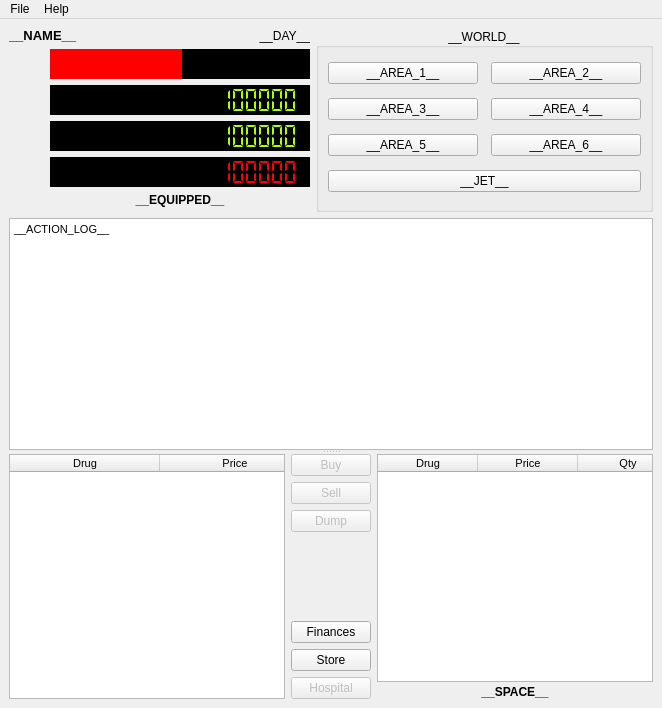
<?xml version="1.0" encoding="UTF-8"?>
<ui version="4.0">
 <class>MainWindow</class>
 <widget class="QMainWindow" name="MainWindow">
  <property name="geometry">
   <rect>
    <x>0</x>
    <y>0</y>
    <width>662</width>
    <height>708</height>
   </rect>
  </property>
  <property name="windowTitle">
   <string>Dope Wars</string>
  </property>
  <widget class="QWidget" name="main_layout">
   <layout class="QVBoxLayout" name="verticalLayout">
    <item>
     <layout class="QHBoxLayout" name="horizontalLayout_2">
      <item>
       <layout class="QVBoxLayout" name="status_layout">
        <property name="bottomMargin">
         <number>5</number>
        </property>
        <item>
         <layout class="QHBoxLayout" name="info_label">
          <item>
           <widget class="QLabel" name="name_label">
            <property name="font">
             <font>
              <pointsize>10</pointsize>
              <weight>75</weight>
              <bold>true</bold>
             </font>
            </property>
            <property name="text">
             <string>__NAME__</string>
            </property>
            <property name="alignment">
             <set>Qt::AlignLeading|Qt::AlignLeft|Qt::AlignVCenter</set>
            </property>
            <property name="margin">
             <number>0</number>
            </property>
           </widget>
          </item>
          <item>
           <widget class="QLabel" name="days_label">
            <property name="font">
             <font>
              <weight>50</weight>
              <bold>false</bold>
             </font>
            </property>
            <property name="text">
             <string>__DAY__</string>
            </property>
            <property name="alignment">
             <set>Qt::AlignRight|Qt::AlignTrailing|Qt::AlignVCenter</set>
            </property>
            <property name="margin">
             <number>0</number>
            </property>
           </widget>
          </item>
         </layout>
        </item>
        <item>
         <layout class="QFormLayout" name="stats_layout">
          <item row="0" column="0">
           <widget class="QLabel" name="health_label">
            <property name="minimumSize">
             <size>
              <width>35</width>
              <height>0</height>
             </size>
            </property>
            <property name="toolTip">
             <string>Health</string>
            </property>
            <property name="text">
             <string/>
            </property>
            <property name="pixmap">
             <pixmap resource="../dopewars.qrc">:/glyph/icons/glyphicons-13-heart.png</pixmap>
            </property>
            <property name="alignment">
             <set>Qt::AlignCenter</set>
            </property>
           </widget>
          </item>
          <item row="0" column="1">
           <widget class="QSlider" name="health_slider">
            <property name="enabled">
             <bool>false</bool>
            </property>
            <property name="minimumSize">
             <size>
              <width>0</width>
              <height>30</height>
             </size>
            </property>
            <property name="styleSheet">
             <string notr="true">QSlider::groove:horizontal {
border-radius: 0px;
}

QSlider::sub-page:horizontal {
background: rgb(255, 0, 0);
height: 30px;
}

QSlider::add-page:horizontal {
background: #000;
height: 30px;
}

QSlider::handle:horizontal {
display: none;
}</string>
            </property>
            <property name="maximum">
             <number>100</number>
            </property>
            <property name="value">
             <number>50</number>
            </property>
            <property name="orientation">
             <enum>Qt::Horizontal</enum>
            </property>
           </widget>
          </item>
          <item row="1" column="0">
           <widget class="QLabel" name="cash_label">
            <property name="minimumSize">
             <size>
              <width>35</width>
              <height>0</height>
             </size>
            </property>
            <property name="toolTip">
             <string>Cash</string>
            </property>
            <property name="text">
             <string/>
            </property>
            <property name="pixmap">
             <pixmap resource="../dopewars.qrc">:/glyph/icons/glyphicons-228-usd.png</pixmap>
            </property>
            <property name="alignment">
             <set>Qt::AlignCenter</set>
            </property>
           </widget>
          </item>
          <item row="1" column="1">
           <widget class="QLCDNumber" name="cash_lcd">
            <property name="minimumSize">
             <size>
              <width>0</width>
              <height>30</height>
             </size>
            </property>
            <property name="styleSheet">
             <string notr="true">QLCDNumber { background-color: #000; color: rgb(170, 255, 0);  }</string>
            </property>
            <property name="smallDecimalPoint">
             <bool>false</bool>
            </property>
            <property name="digitCount">
             <number>18</number>
            </property>
            <property name="segmentStyle">
             <enum>QLCDNumber::Flat</enum>
            </property>
            <property name="intValue" stdset="0">
             <number>123456789</number>
            </property>
           </widget>
          </item>
          <item row="2" column="0">
           <widget class="QLabel" name="bank_label">
            <property name="minimumSize">
             <size>
              <width>35</width>
              <height>0</height>
             </size>
            </property>
            <property name="toolTip">
             <string>Bank Balance</string>
            </property>
            <property name="text">
             <string/>
            </property>
            <property name="pixmap">
             <pixmap resource="../dopewars.qrc">:/glyph/icons/glyphicons-264-bank.png</pixmap>
            </property>
            <property name="alignment">
             <set>Qt::AlignCenter</set>
            </property>
           </widget>
          </item>
          <item row="2" column="1">
           <widget class="QLCDNumber" name="bank_lcd">
            <property name="minimumSize">
             <size>
              <width>0</width>
              <height>30</height>
             </size>
            </property>
            <property name="styleSheet">
             <string notr="true">QLCDNumber { background-color: #000; color: rgb(170, 255, 0); }</string>
            </property>
            <property name="digitCount">
             <number>18</number>
            </property>
            <property name="segmentStyle">
             <enum>QLCDNumber::Flat</enum>
            </property>
            <property name="intValue" stdset="0">
             <number>123456789</number>
            </property>
           </widget>
          </item>
          <item row="3" column="0">
           <widget class="QLabel" name="loan_label">
            <property name="minimumSize">
             <size>
              <width>35</width>
              <height>0</height>
             </size>
            </property>
            <property name="toolTip">
             <string>Loan Balance</string>
            </property>
            <property name="text">
             <string/>
            </property>
            <property name="pixmap">
             <pixmap resource="../dopewars.qrc">:/glyph/icons/glyphicons-459-money.png</pixmap>
            </property>
            <property name="alignment">
             <set>Qt::AlignCenter</set>
            </property>
           </widget>
          </item>
          <item row="3" column="1">
           <widget class="QLCDNumber" name="loan_lcd">
            <property name="minimumSize">
             <size>
              <width>0</width>
              <height>30</height>
             </size>
            </property>
            <property name="styleSheet">
             <string notr="true">QLCDNumber { background-color: #000; color: rgb(255, 0, 0); }</string>
            </property>
            <property name="digitCount">
             <number>18</number>
            </property>
            <property name="segmentStyle">
             <enum>QLCDNumber::Flat</enum>
            </property>
            <property name="intValue" stdset="0">
             <number>123456789</number>
            </property>
           </widget>
          </item>
          <item row="4" column="0">
           <widget class="QLabel" name="weapon_label">
            <property name="minimumSize">
             <size>
              <width>35</width>
              <height>0</height>
             </size>
            </property>
            <property name="text">
             <string/>
            </property>
            <property name="pixmap">
             <pixmap resource="../dopewars.qrc">:/glyph/icons/glyphicons-282-bullets.png</pixmap>
            </property>
            <property name="alignment">
             <set>Qt::AlignCenter</set>
            </property>
           </widget>
          </item>
          <item row="4" column="1">
           <widget class="QLabel" name="weapon_equipped">
            <property name="font">
             <font>
              <weight>75</weight>
              <bold>true</bold>
             </font>
            </property>
            <property name="text">
             <string>__EQUIPPED__</string>
            </property>
            <property name="alignment">
             <set>Qt::AlignCenter</set>
            </property>
           </widget>
          </item>
         </layout>
        </item>
       </layout>
      </item>
      <item>
       <widget class="QGroupBox" name="world_layout">
        <property name="title">
         <string>__WORLD__</string>
        </property>
        <property name="alignment">
         <set>Qt::AlignCenter</set>
        </property>
        <layout class="QGridLayout" name="gridLayout">
         <property name="topMargin">
          <number>0</number>
         </property>
         <property name="bottomMargin">
          <number>0</number>
         </property>
         <property name="horizontalSpacing">
          <number>13</number>
         </property>
         <property name="verticalSpacing">
          <number>0</number>
         </property>
         <item row="0" column="1">
          <widget class="QPushButton" name="area_2_button">
           <property name="minimumSize">
            <size>
             <width>150</width>
             <height>0</height>
            </size>
           </property>
           <property name="text">
            <string>__AREA_2__</string>
           </property>
          </widget>
         </item>
         <item row="0" column="0">
          <widget class="QPushButton" name="area_1_button">
           <property name="minimumSize">
            <size>
             <width>150</width>
             <height>0</height>
            </size>
           </property>
           <property name="text">
            <string>__AREA_1__</string>
           </property>
          </widget>
         </item>
         <item row="1" column="0">
          <widget class="QPushButton" name="area_3_button">
           <property name="minimumSize">
            <size>
             <width>150</width>
             <height>0</height>
            </size>
           </property>
           <property name="text">
            <string>__AREA_3__</string>
           </property>
          </widget>
         </item>
         <item row="1" column="1">
          <widget class="QPushButton" name="area_4_button">
           <property name="minimumSize">
            <size>
             <width>150</width>
             <height>0</height>
            </size>
           </property>
           <property name="text">
            <string>__AREA_4__</string>
           </property>
          </widget>
         </item>
         <item row="2" column="1">
          <widget class="QPushButton" name="area_6_button">
           <property name="minimumSize">
            <size>
             <width>150</width>
             <height>0</height>
            </size>
           </property>
           <property name="text">
            <string>__AREA_6__</string>
           </property>
          </widget>
         </item>
         <item row="2" column="0">
          <widget class="QPushButton" name="area_5_button">
           <property name="minimumSize">
            <size>
             <width>150</width>
             <height>0</height>
            </size>
           </property>
           <property name="text">
            <string>__AREA_5__</string>
           </property>
          </widget>
         </item>
         <item row="3" column="0" colspan="2">
          <widget class="QPushButton" name="jet_button">
           <property name="text">
            <string>__JET__</string>
           </property>
           <property name="icon">
            <iconset resource="../dopewars.qrc">
             <normaloff>:/glyph/icons/glyphicons-39-airplane.png</normaloff>:/glyph/icons/glyphicons-39-airplane.png</iconset>
           </property>
          </widget>
         </item>
        </layout>
       </widget>
      </item>
     </layout>
    </item>
    <item>
     <widget class="QSplitter" name="splitter">
      <property name="orientation">
       <enum>Qt::Vertical</enum>
      </property>
      <property name="childrenCollapsible">
       <bool>false</bool>
      </property>
      <widget class="QTextEdit" name="action_log_textedit">
       <property name="horizontalScrollBarPolicy">
        <enum>Qt::ScrollBarAsNeeded</enum>
       </property>
       <property name="undoRedoEnabled">
        <bool>false</bool>
       </property>
       <property name="readOnly">
        <bool>true</bool>
       </property>
       <property name="html">
        <string>&lt;!DOCTYPE HTML PUBLIC &quot;-//W3C//DTD HTML 4.0//EN&quot; &quot;http://www.w3.org/TR/REC-html40/strict.dtd&quot;&gt;
&lt;html&gt;&lt;head&gt;&lt;meta name=&quot;qrichtext&quot; content=&quot;1&quot; /&gt;&lt;style type=&quot;text/css&quot;&gt;
p, li { white-space: pre-wrap; }
&lt;/style&gt;&lt;/head&gt;&lt;body style=&quot; font-family:'MS Shell Dlg 2'; font-size:8pt; font-weight:400; font-style:normal;&quot;&gt;
&lt;p style=&quot; margin-top:0px; margin-bottom:0px; margin-left:0px; margin-right:0px; -qt-block-indent:0; text-indent:0px;&quot;&gt;__ACTION_LOG__&lt;/p&gt;&lt;/body&gt;&lt;/html&gt;</string>
       </property>
      </widget>
      <widget class="QWidget" name="">
       <layout class="QHBoxLayout" name="horizontalLayout">
        <item>
         <widget class="QTableWidget" name="dealer_table">
          <property name="minimumSize">
           <size>
            <width>250</width>
            <height>0</height>
           </size>
          </property>
          <property name="font">
           <font>
            <family>MS Shell Dlg 2</family>
            <pointsize>8</pointsize>
           </font>
          </property>
          <property name="horizontalScrollBarPolicy">
           <enum>Qt::ScrollBarAlwaysOff</enum>
          </property>
          <property name="sizeAdjustPolicy">
           <enum>QAbstractScrollArea::AdjustToContents</enum>
          </property>
          <property name="editTriggers">
           <set>QAbstractItemView::NoEditTriggers</set>
          </property>
          <property name="tabKeyNavigation">
           <bool>false</bool>
          </property>
          <property name="showDropIndicator" stdset="0">
           <bool>false</bool>
          </property>
          <property name="dragDropOverwriteMode">
           <bool>false</bool>
          </property>
          <property name="selectionMode">
           <enum>QAbstractItemView::SingleSelection</enum>
          </property>
          <property name="selectionBehavior">
           <enum>QAbstractItemView::SelectRows</enum>
          </property>
          <property name="showGrid">
           <bool>false</bool>
          </property>
          <property name="cornerButtonEnabled">
           <bool>false</bool>
          </property>
          <attribute name="horizontalHeaderDefaultSectionSize">
           <number>150</number>
          </attribute>
          <attribute name="horizontalHeaderHighlightSections">
           <bool>false</bool>
          </attribute>
          <attribute name="horizontalHeaderStretchLastSection">
           <bool>true</bool>
          </attribute>
          <attribute name="verticalHeaderVisible">
           <bool>false</bool>
          </attribute>
          <column>
           <property name="text">
            <string>Drug</string>
           </property>
          </column>
          <column>
           <property name="text">
            <string>Price</string>
           </property>
          </column>
         </widget>
        </item>
        <item>
         <layout class="QVBoxLayout" name="actions_layout">
          <item>
           <widget class="QPushButton" name="buy_button">
            <property name="enabled">
             <bool>false</bool>
            </property>
            <property name="toolTip">
             <string>Buy From Dealer</string>
            </property>
            <property name="layoutDirection">
             <enum>Qt::LeftToRight</enum>
            </property>
            <property name="styleSheet">
             <string notr="true"/>
            </property>
            <property name="text">
             <string>Buy</string>
            </property>
            <property name="icon">
             <iconset resource="../dopewars.qrc">
              <normaloff>:/glyph/icons/glyphicons-346-hand-right.png</normaloff>:/glyph/icons/glyphicons-346-hand-right.png</iconset>
            </property>
            <property name="iconSize">
             <size>
              <width>30</width>
              <height>30</height>
             </size>
            </property>
           </widget>
          </item>
          <item>
           <widget class="QPushButton" name="sell_button">
            <property name="enabled">
             <bool>false</bool>
            </property>
            <property name="toolTip">
             <string>Sell To Dealer</string>
            </property>
            <property name="layoutDirection">
             <enum>Qt::LeftToRight</enum>
            </property>
            <property name="styleSheet">
             <string notr="true"/>
            </property>
            <property name="text">
             <string>Sell</string>
            </property>
            <property name="icon">
             <iconset resource="../dopewars.qrc">
              <normaloff>:/glyph/icons/glyphicons-347-hand-left.png</normaloff>:/glyph/icons/glyphicons-347-hand-left.png</iconset>
            </property>
            <property name="iconSize">
             <size>
              <width>30</width>
              <height>30</height>
             </size>
            </property>
           </widget>
          </item>
          <item>
           <widget class="QPushButton" name="dump_button">
            <property name="enabled">
             <bool>false</bool>
            </property>
            <property name="toolTip">
             <string>Dump Your Drugs</string>
            </property>
            <property name="layoutDirection">
             <enum>Qt::LeftToRight</enum>
            </property>
            <property name="styleSheet">
             <string notr="true"/>
            </property>
            <property name="text">
             <string>Dump</string>
            </property>
            <property name="icon">
             <iconset resource="../dopewars.qrc">
              <normaloff>:/glyph/icons/glyphicons-17-bin.png</normaloff>:/glyph/icons/glyphicons-17-bin.png</iconset>
            </property>
            <property name="iconSize">
             <size>
              <width>30</width>
              <height>30</height>
             </size>
            </property>
           </widget>
          </item>
          <item>
           <spacer name="actions_spacer">
            <property name="orientation">
             <enum>Qt::Vertical</enum>
            </property>
            <property name="sizeHint" stdset="0">
             <size>
              <width>20</width>
              <height>40</height>
             </size>
            </property>
           </spacer>
          </item>
          <item>
           <widget class="QPushButton" name="finances_button">
            <property name="enabled">
             <bool>true</bool>
            </property>
            <property name="toolTip">
             <string>Manage Bank And Loans</string>
            </property>
            <property name="layoutDirection">
             <enum>Qt::LeftToRight</enum>
            </property>
            <property name="styleSheet">
             <string notr="true"/>
            </property>
            <property name="text">
             <string>Finances</string>
            </property>
            <property name="icon">
             <iconset resource="../dopewars.qrc">
              <normaloff>:/glyph/icons/glyphicons-342-briefcase.png</normaloff>:/glyph/icons/glyphicons-342-briefcase.png</iconset>
            </property>
            <property name="iconSize">
             <size>
              <width>30</width>
              <height>30</height>
             </size>
            </property>
           </widget>
          </item>
          <item>
           <widget class="QPushButton" name="store_button">
            <property name="enabled">
             <bool>true</bool>
            </property>
            <property name="toolTip">
             <string>Buy Guns</string>
            </property>
            <property name="layoutDirection">
             <enum>Qt::LeftToRight</enum>
            </property>
            <property name="styleSheet">
             <string notr="true"/>
            </property>
            <property name="text">
             <string>Store</string>
            </property>
            <property name="icon">
             <iconset resource="../dopewars.qrc">
              <normaloff>:/glyph/icons/glyphicons-203-shopping-cart.png</normaloff>:/glyph/icons/glyphicons-203-shopping-cart.png</iconset>
            </property>
            <property name="iconSize">
             <size>
              <width>30</width>
              <height>30</height>
             </size>
            </property>
           </widget>
          </item>
          <item>
           <widget class="QPushButton" name="hospital_button">
            <property name="enabled">
             <bool>false</bool>
            </property>
            <property name="toolTip">
             <string>Heal Yourself</string>
            </property>
            <property name="layoutDirection">
             <enum>Qt::LeftToRight</enum>
            </property>
            <property name="styleSheet">
             <string notr="true"/>
            </property>
            <property name="text">
             <string>Hospital</string>
            </property>
            <property name="icon">
             <iconset resource="../dopewars.qrc">
              <normaloff>:/glyph/icons/glyphicons-299-hospital.png</normaloff>:/glyph/icons/glyphicons-299-hospital.png</iconset>
            </property>
            <property name="iconSize">
             <size>
              <width>30</width>
              <height>30</height>
             </size>
            </property>
           </widget>
          </item>
         </layout>
        </item>
        <item>
         <layout class="QVBoxLayout" name="verticalLayout_2">
          <property name="spacing">
           <number>3</number>
          </property>
          <item>
           <widget class="QTableWidget" name="trenchcoat_table">
            <property name="minimumSize">
             <size>
              <width>250</width>
              <height>0</height>
             </size>
            </property>
            <property name="font">
             <font>
              <family>MS Shell Dlg 2</family>
              <pointsize>8</pointsize>
             </font>
            </property>
            <property name="horizontalScrollBarPolicy">
             <enum>Qt::ScrollBarAlwaysOff</enum>
            </property>
            <property name="sizeAdjustPolicy">
             <enum>QAbstractScrollArea::AdjustToContents</enum>
            </property>
            <property name="editTriggers">
             <set>QAbstractItemView::NoEditTriggers</set>
            </property>
            <property name="tabKeyNavigation">
             <bool>false</bool>
            </property>
            <property name="showDropIndicator" stdset="0">
             <bool>false</bool>
            </property>
            <property name="dragDropOverwriteMode">
             <bool>false</bool>
            </property>
            <property name="selectionMode">
             <enum>QAbstractItemView::SingleSelection</enum>
            </property>
            <property name="selectionBehavior">
             <enum>QAbstractItemView::SelectRows</enum>
            </property>
            <property name="showGrid">
             <bool>false</bool>
            </property>
            <property name="cornerButtonEnabled">
             <bool>false</bool>
            </property>
            <attribute name="horizontalHeaderDefaultSectionSize">
             <number>100</number>
            </attribute>
            <attribute name="horizontalHeaderHighlightSections">
             <bool>false</bool>
            </attribute>
            <attribute name="horizontalHeaderStretchLastSection">
             <bool>true</bool>
            </attribute>
            <attribute name="verticalHeaderVisible">
             <bool>false</bool>
            </attribute>
            <column>
             <property name="text">
              <string>Drug</string>
             </property>
            </column>
            <column>
             <property name="text">
              <string>Price</string>
             </property>
            </column>
            <column>
             <property name="text">
              <string>Qty</string>
             </property>
            </column>
           </widget>
          </item>
          <item>
           <widget class="QLabel" name="max_drugs_label">
            <property name="font">
             <font>
              <weight>75</weight>
              <bold>true</bold>
             </font>
            </property>
            <property name="toolTip">
             <string>Used Trenchcoat Space</string>
            </property>
            <property name="text">
             <string>__SPACE__</string>
            </property>
            <property name="alignment">
             <set>Qt::AlignCenter</set>
            </property>
           </widget>
          </item>
         </layout>
        </item>
       </layout>
      </widget>
     </widget>
    </item>
   </layout>
  </widget>
  <widget class="QMenuBar" name="menubar">
   <property name="geometry">
    <rect>
     <x>0</x>
     <y>0</y>
     <width>662</width>
     <height>31</height>
    </rect>
   </property>
   <widget class="QMenu" name="menuFile">
    <property name="title">
     <string>File</string>
    </property>
    <addaction name="actionNewGame"/>
    <addaction name="separator"/>
    <addaction name="actionQuit"/>
   </widget>
   <widget class="QMenu" name="menuHelp">
    <property name="title">
     <string>Help</string>
    </property>
    <addaction name="actionAbout"/>
   </widget>
   <addaction name="menuFile"/>
   <addaction name="menuHelp"/>
  </widget>
  <action name="actionNewGame">
   <property name="text">
    <string>New Game...</string>
   </property>
   <property name="shortcut">
    <string>Ctrl+N</string>
   </property>
  </action>
  <action name="actionQuit">
   <property name="text">
    <string>Quit</string>
   </property>
   <property name="shortcut">
    <string>Ctrl+Q</string>
   </property>
  </action>
  <action name="actionAbout">
   <property name="text">
    <string>About...</string>
   </property>
  </action>
 </widget>
 <resources>
  <include location="../dopewars.qrc"/>
 </resources>
 <connections/>
</ui>
